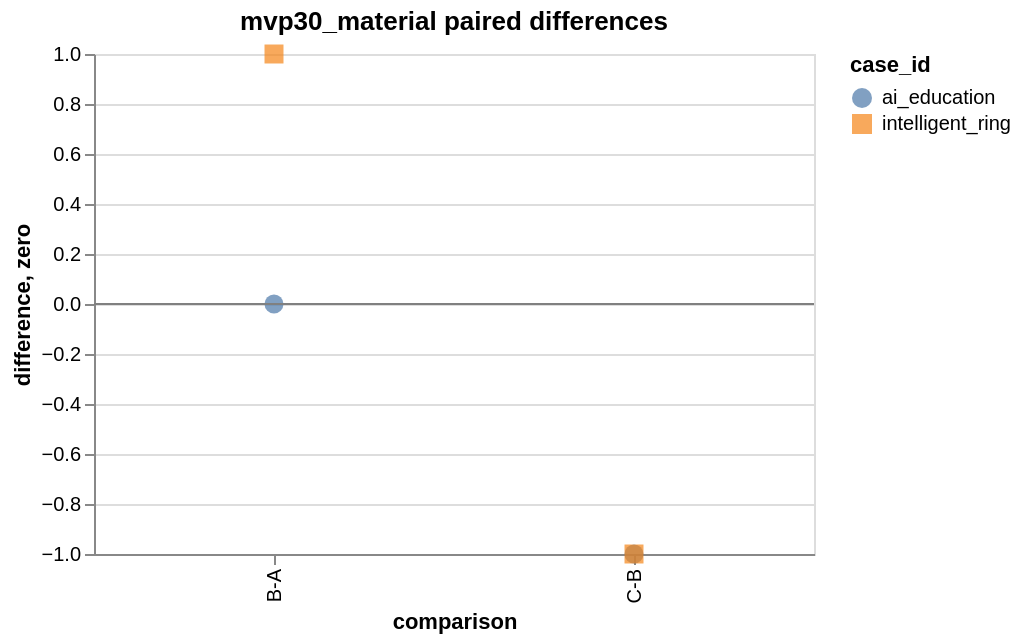

The Vega-Lite source for this figure:
### Vega-Lite specification from a JSON file in a GitHub repository (floating-point values rounded to 4 significant figures)
{"config": {"view": {"continuousWidth": 300, "continuousHeight": 300}}, "layer": [{"data": {"values": [{"case_id": "ai_education", "comparison": "B-A", "difference": 0}, {"case_id": "intelligent_ring", "comparison": "B-A", "difference": 1}, {"case_id": "ai_education", "comparison": "C-B", "difference": -1}, {"case_id": "intelligent_ring", "comparison": "C-B", "difference": -1}]}, "mark": {"type": "point", "filled": true, "size": 90}, "encoding": {"color": {"field": "case_id", "type": "nominal"}, "shape": {"field": "case_id", "type": "nominal"}, "tooltip": [{"field": "case_id", "type": "nominal"}, {"field": "comparison", "type": "nominal"}, {"field": "difference", "type": "quantitative"}], "x": {"field": "comparison", "sort": ["B-A", "C-B", "C-D"], "type": "nominal"}, "y": {"field": "difference", "type": "quantitative"}}, "title": "mvp30_material paired differences"}, {"data": {"values": [{"zero": 0}]}, "mark": {"type": "rule", "color": "gray"}, "encoding": {"y": {"field": "zero", "type": "quantitative"}}}], "height": 250, "width": 360, "$schema": "https://vega.github.io/schema/vega-lite/v6.4.1.json"}
